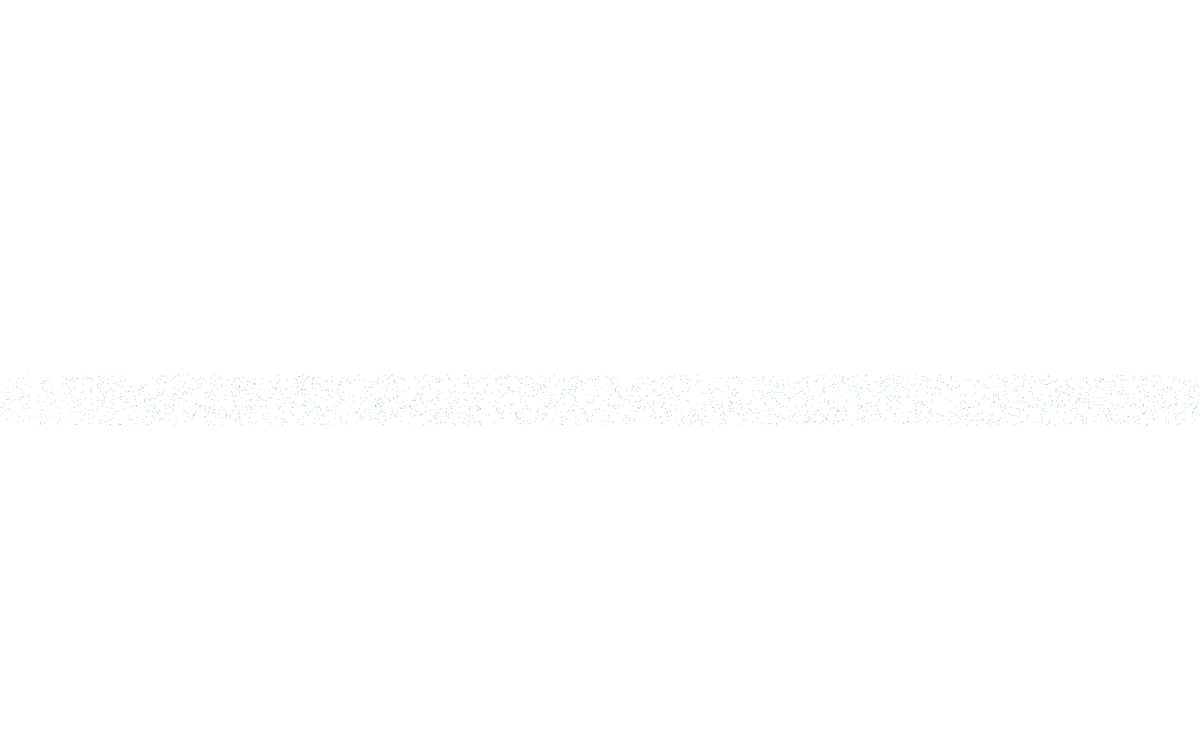
Frame 1 (no input)
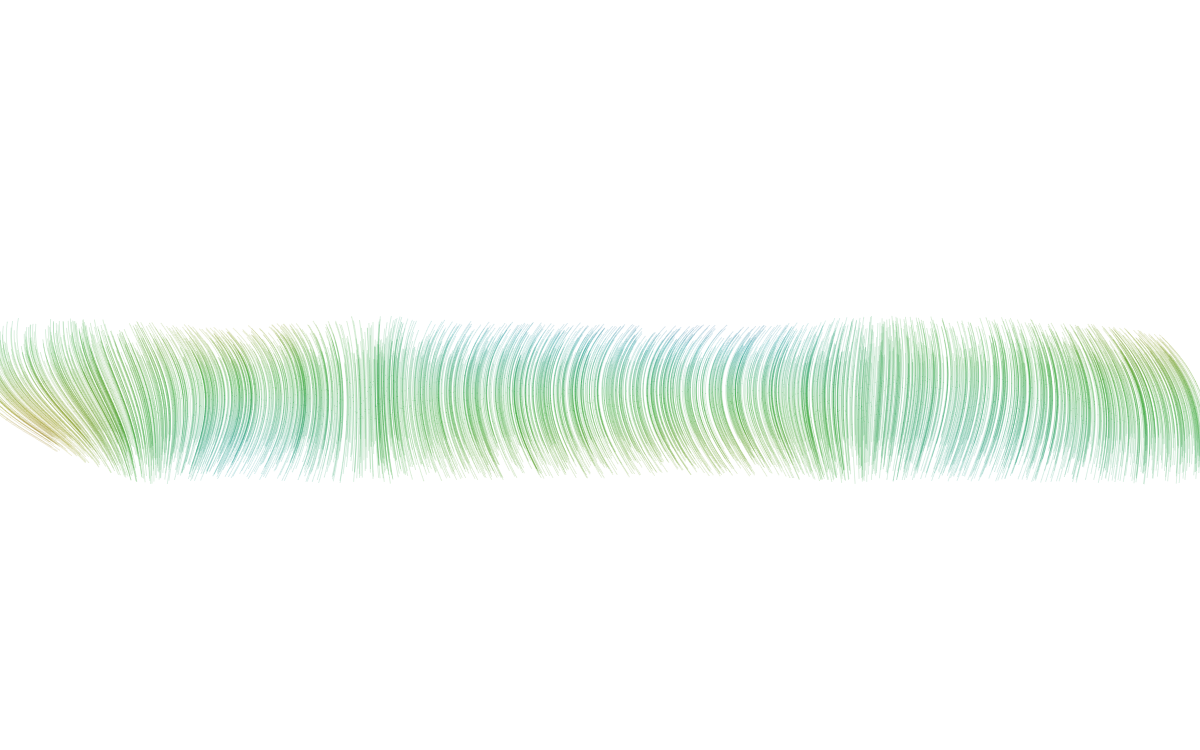
Frame 60 (no input)
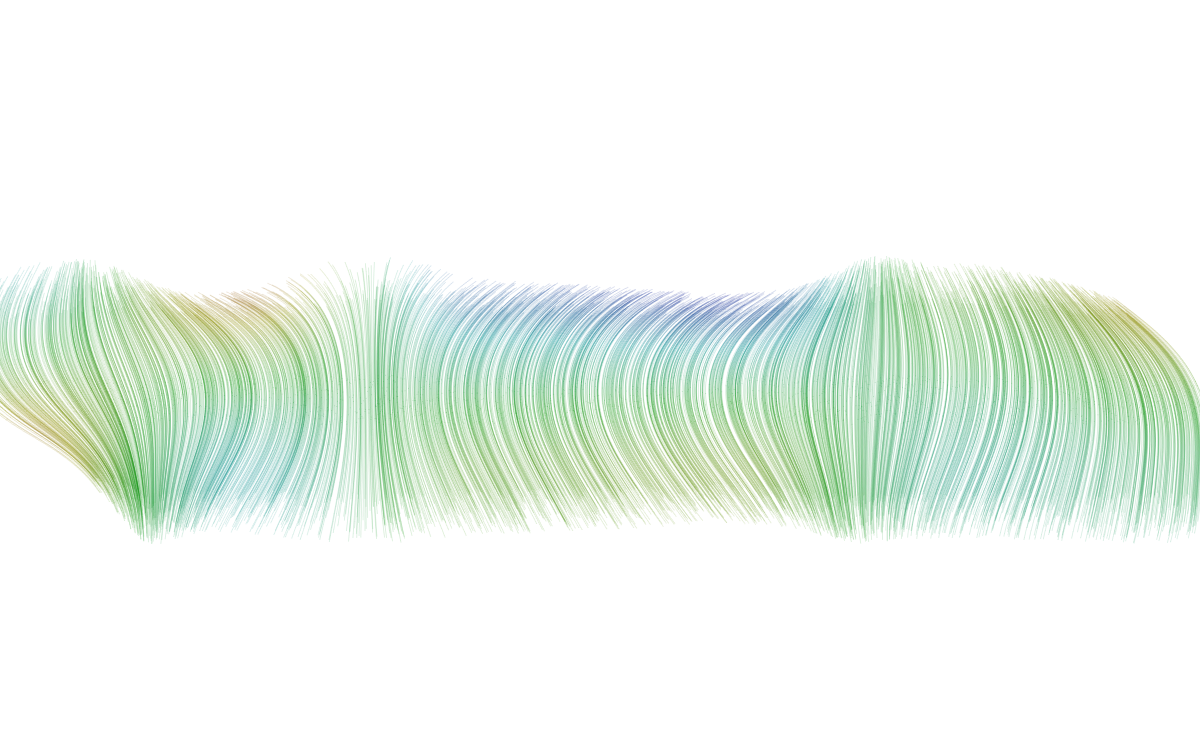
Frame 120 (the mouse pressed at the canvas centre since frame 60)

The p5.js sketch that drew these frames (run headless with seeded random() and noise() and a simulated clock; from frame 60 on, the mouse is pressed at the canvas centre):

// p5.js sketch
// ── sketch.js
let tau, particles, period, total;

setup = () => {
    pixelDensity(1);
    createCanvas(windowWidth, (windowHeight / 2 + windowHeight / 4));
    background(255);
    colorMode(HSL);
    noFill();
    noiseDetail(0.1, 2);

    total = Math.ceil(map(4000, 0, 1920, 0, width));
    tau = 2 * Math.PI;
    period = random(0.002, 0.005);
    particles = [];
    for (let i = 1; i <= total; i++) {
        let p1 = {
            x: Math.random() * width,
            y: height / 2 + Math.random() * 50,
            a: 0,
            al: 0.2
        };
        particles.push(p1);
        particles.push({
            x: p1.x,
            y: p1.y,
            a: tau / 2,
            al: p1.al
        });
    }
}

draw = () => {
    let a, p, v;
    for (let i = 0; i < particles.length; i++) {
        p = particles[i];
        v = noise(p.x * period, p.y * period);
        p.al -= 0.00025;
        stroke("hsla(" + (Math.floor(v * 540)) + ", 95%, 30%, " + p.al + ")");
        point(p.x, p.y);
        a = v * 2 * Math.PI + p.a;
        p.x += Math.cos(a);
        p.y += Math.sin(a);
        0
    }
}
